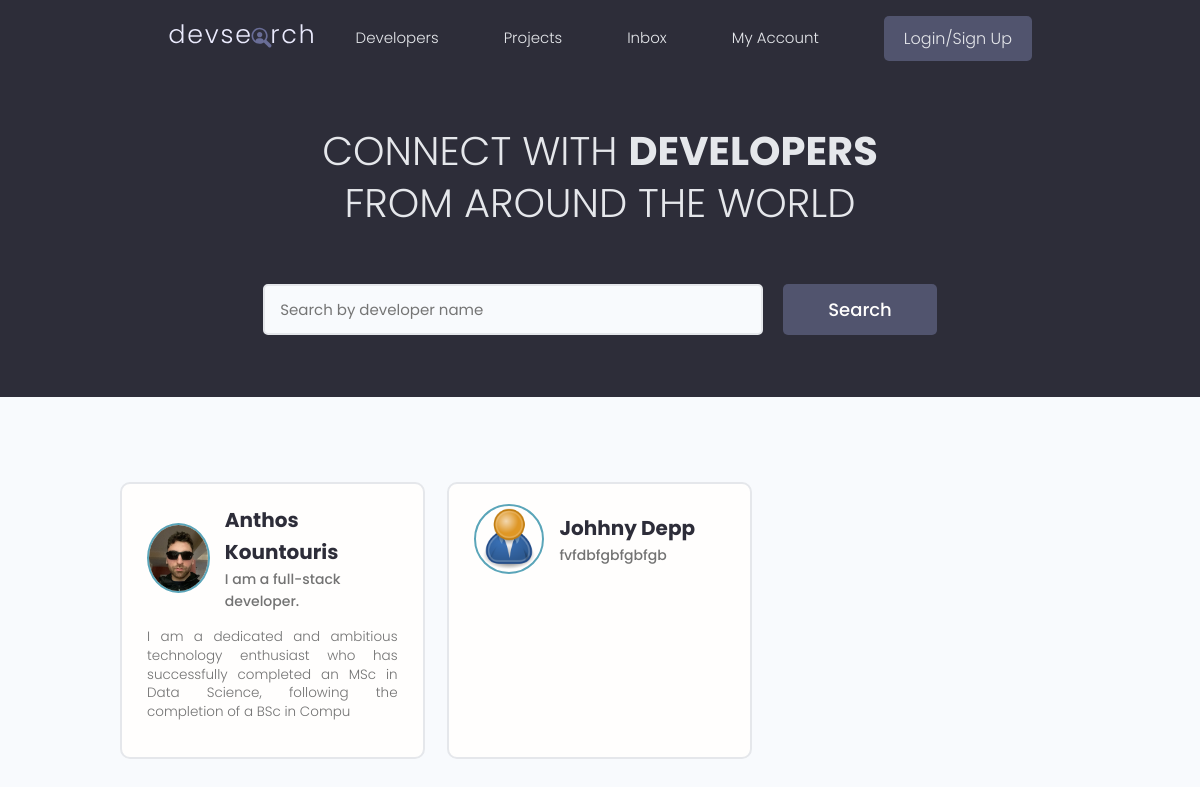
/, run on an earlier commit of the app's database.
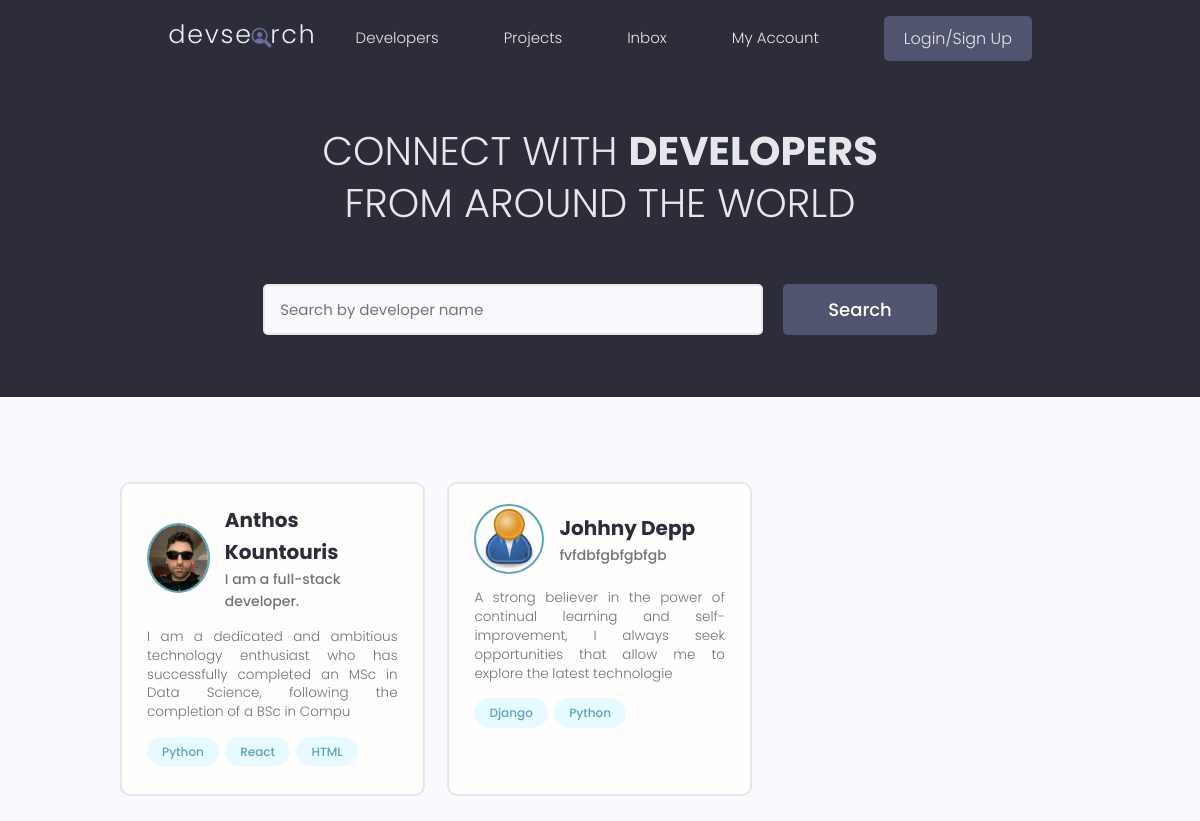
And on a later commit of the database.
### users/models.py (models this page shows, shortened)
class Profile(models.Model):
    user = models.OneToOneField(User, on_delete=models.CASCADE, null=True, blank=True)
    name = models.CharField(max_length=200, blank=True, null = True)
    email = models.EmailField(max_length=500, blank=True, null = True)
    username = models.CharField(max_length=200, blank=True, null = True)
    location = models.CharField(max_length=200, blank=True, null = True)
    short_intro = models.CharField(max_length=200, blank=True, null=True)
    bio = models.TextField(blank=True, null=True)
    profile_image = models.ImageField(
        null=True, blank=True, upload_to='profiles/', default='profiles/user-default.png')
    social_github = models.CharField(max_length=200, blank=True, null = True)
    social_twitter = models.CharField(max_length=200, blank=True, null = True)
    social_linkedin = models.CharField(max_length=200, blank=True, null = True)
    social_youtube = models.CharField(max_length=200, blank=True, null = True)
    social_website = models.CharField(max_length=200, blank=True, null = True)
    created = models.DateTimeField(auto_now_add = True)
    id = models.UUIDField(default = uuid.uuid4, unique = True,
                          primary_key = True, editable = False)

class Skill(models.Model):
    owner = models.ForeignKey(Profile, on_delete=models.CASCADE, null=True, blank=True)
    name = models.CharField(max_length=200, blank=True, null = True)
    description = models.TextField(blank=True, null=True)
    created = models.DateTimeField(auto_now_add = True)
    id = models.UUIDField(default = uuid.uuid4, unique = True,
                          primary_key = True, editable = False)
    def __str__(self):
        return str(self.name)

### users/views.py (the view)
# urls.py: path('', views.profiles, name="profiles"),
def profiles(request):
    profiles = Profile.objects.all()
    context = {'profiles' : profiles}
    return render(request, 'users/profiles.html', context)

### users/templates/users/profiles.html (shortened to what this page needs)
{% extends 'main.html' %}
{% block content %}
<main class="home">
    <section class="hero-section text-center">
      <div class="container container--narrow">
        <div class="hero-section__box">
          <h2>CONNECT WITH <span>DEVELOPERS</span></h2>
          <h2>FROM AROUND THE WORLD</h2>
        </div>
        <div class="hero-section__search">
          <form class="form" action="#" method="get">
            <div class="form__field">
              <input class="input input--text" id="formInput#search" type="text" name="text"
                placeholder="Search by developer name" />
            </div>
            <input class="btn btn--sub btn--lg" type="submit" value="Search" />
          </form>
        </div>
      </div>
    </section>
    <section class="devlist">
      <div class="container">
        <div class="grid grid--three">
            {% for profile in profiles %}
          <div class="column card">
            <div class="dev">
              <a href="{% url 'user-profile' profile.id %}" class="card__body">
                <div class="dev__profile">
                  <img class="avatar avatar--md" src="{{profile.profile_image.url}}" alt="image" />
                  <div class="dev__meta">
                    <h3>{{profile.name}}</h3>
                    <h5>{{profile.short_intro}}</h5>
                  </div>
                </div>
                <p class="dev__info">
                    {{profile.bio|slice:"150"}}
                </p>
                <div class="dev__skills">
                    {% for tag in profile.skill_set.all %}
                    <span class="tag tag--pill tag--main">
                        <small>{{tag}}</small>
                    </span>
                    {% endfor %}
                </div>
              </a>
            </div>
          </div>
        {% endfor %}
        </div>
      </div>
    </section>
  </main>
{% endblock content %}

### templates/main.html (shortened to what this page needs)
<!DOCTYPE html>
{% load static %}
<html lang="en">
<head>
    <link rel="stylesheet" href="https://cdnjs.cloudflare.com/ajax/libs/font-awesome/4.7.0/css/font-awesome.min.css">
    <link rel="stylesheet" href="https://cdn.iconmonstr.com/1.3.0/css/iconmonstr-iconic-font.min.css" />
    <link rel="stylesheet" href="{% static 'uikit/styles/uikit.css' %}" />
    <link rel="stylesheet" href="{% static 'styles/app.css' %}" />
</head>
<body>
    {% include 'navbar.html' %}
    {% block content %}
    {% endblock content %}
</body>
</html>

### templates/navbar.html (shortened to what this page needs)
{% load static %}
<header class="header">
    <div class="container container--narrow">
      <a href="{% url 'profiles' %}" class="header__logo">
        <img src="{% static 'images/logo.svg' %}" alt="DevSearch Logo" />
      </a>
      <nav class="header__nav">
        <ul class="header__menu">
          <li class="header__menuItem"><a href="{% url 'profiles' %}">Developers</a></li>
          <li class="header__menuItem"><a href="{% url 'projects' %}">Projects</a></li>
          <li class="header__menuItem"><a href="">Inbox</a></li>
          <li class="header__menuItem"><a href="">My Account</a></li>
          {% if request.user.is_authenticated %}
          <li class="header__menuItem"><a href="{% url 'create-project' %}">Add Project</a></li>
          <li class="header__menuItem"><a href="{% url 'logout' %}" class="btn btn--sub">Logout</a></li>
          {% else %}
          <li class="header__menuItem"><a href="{% url 'login' %}" class="btn btn--sub">Login/Sign Up</a></li>
          {% endif %}
        </ul>
      </nav>
    </div>
  </header>

### static/styles/app.css (style rules this page uses)
:root { --color-sub: #2d2d39; }
.btn--sub { background-color: var(--color-sub-light); }
.card { border: 2px solid var(--color-light); }
img { width: 100%; }
.header { position: sticky; z-index: 111; background-color: var(--color-sub); padding: 1.5rem 0; }
.header > .container { display: flex; justify-content: space-between; align-items: center; }
.header__logo > img { height: 3.8rem; }
.header__nav > ul { display: inline-flex; align-items: center; list-style: none; gap: 6.5rem; }
.header__menuItem > a { color: var(--color-light); font-weight: 300; }
.hero-section { height: 40vh; display: flex; align-items: center; background-color: var(--color-sub); }
.hero-section__box { margin-bottom: 4rem; }
.hero-section__box > h2, .hero-section__box > h2 > span { font-size: 4rem; color: var(--color-light); line-height: 1.3; text-transform: uppercase; }
.hero-section__box > h2 { font-weight: 300; }
.hero-section__box > h2 > span { font-weight: 700; }
.hero-section__search > .form { display: flex; align-items: center; justify-content: center; gap: 2rem; }
.hero-section__search > .form input.input--text { width: 50rem; }
.devlist { margin-top: 8rem; }
.devlist .grid { align-items: stretch; }
.devlist .dev .dev__profile { display: flex; align-items: center; gap: 1.5rem; }
.devlist .dev .dev__meta h3 { color: var(--color-sub); font-size: 2rem; font-weight: 700; }
.devlist .dev .dev__meta h5 { color: var(--color-text); font-size: 1.4rem; font-weight: 500; }
.devlist .dev .dev__info { margin: 1.5rem 0; font-size: 1.35rem; line-height: 1.4; text-align: justify; }

### static/uikit/styles/modules/_variables.css (style rules this page uses)
:root { --color-main: #5aa5b9; --color-main-light: #e6faff; --color-sub: #3f4156; --color-sub-light: #51546e; --color-sub-lighter: #ededfd; --color-text: #737373; --color-gray: #8b8b8b; --color-light: #e5e7eb; --color-light-gray: #767676; --color-bg: #f8fafd; --color-white: #fffefd; --color-white-light: #f3f3f3; --color-success: #359e64; --color-success-bg: #def8e8; --color-error: #fc4b0b; --color-error-bg: #fff2ee; --font-base: 'Poppins', arial, helvetica, 'Segoe UI', roboto, ubuntu, sans-serif; --font-monospace: 'Fira Code', 'Courier New', courier, monospace; --font-regular: 300; --font-medium: 500; --font-bold: 700; --generic-shadow: 1px 1px 5px #00000010; --generic-transition: all 0.3s ease-in-out; }

### static/uikit/styles/modules/_base.css (style rules this page uses)
* { margin: 0; padding: 0; box-sizing: border-box; text-rendering: optimizeLegibility; color: inherit; font-size: inherit; }
html { font-size: 50%; }
@media only screen and (min-width: 480px) { html { font-size: 56.25%; } }
@media only screen and (min-width: 1200px) { html { font-size: 62.5%; } }
body { line-height: 1.6; font-weight: 400; font-size: 1.5rem; color: var(--color-text); background-color: var(--color-bg); min-height: 100vh; }

### static/uikit/styles/modules/_typography.css (style rules this page uses)
* { font-family: var(--font-base); }
h2 { font-size: 3.6rem; font-weight: var(--font-bold); }
h3 { font-size: 3.2rem; font-weight: var(--font-medium); }
h5 { font-size: 2.4rem; font-weight: var(--font-medium); }
h5, h6 { font-weight: var(--font-regular); }
p, span, strong { font-size: 1.6rem; color: var(--color-text); font-weight: var(--font-regular); }
a { padding-bottom: 2px; text-decoration: none; display: inline-block; color: var(--color-main); font-weight: var(--font-medium); }

### static/uikit/styles/modules/_utilities.css (style rules this page uses)
.container { width: 92%; max-width: 165rem; margin: 0 auto; box-sizing: border-box; }
.container--narrow { width: 92%; max-width: 120rem; }
@media screen and (min-width: 1000px) { .container { width: 90%; } }
@media screen and (min-width: 1000px) { .container--narrow { width: 85%; } }
@media screen and (min-width: 1200px) { .container { width: 80%; } }
@media screen and (min-width: 1200px) { .container--narrow { width: 72%; } }
.text-center { text-align: center; }

### static/uikit/styles/modules/_avatar.css (style rules this page uses)
.avatar { border-radius: 50%; border: 2px solid var(--color-main); object-fit: cover; }
.avatar--md { height: 7rem; width: 7rem; }

### static/uikit/styles/modules/_button.css (style rules this page uses)
.btn { display: inline-block; position: relative; cursor: pointer; background-color: var(--color-light); font-weight: var(--font-medium); color: var(--color-sub); text-decoration: none; padding: 1rem 2rem; border-radius: 0.5rem; border: none; width: -webkit-fit-content; width: -moz-fit-content; width: fit-content; height: -webkit-fit-content; height: -moz-fit-content; height: fit-content; font-size: 1.6rem; outline-width: 0; outline-color: transparent; -webkit-backface-visibility: hidden; backface-visibility: hidden; transition: all 0.3s ease-in-out; }
.btn--sub { background-color: var(--color-sub); color: var(--color-white); }
.btn--lg { font-size: 1.8rem; padding: 1.2rem 4.5rem; }

What changed in the data, as far as the page shows it:
added Skill: name "Python", shown under Profile "Anthos Kountouris"
added Skill: name "React", shown under Profile "Anthos Kountouris"
added Skill: name "HTML", shown under Profile "Anthos Kountouris"
changed Profile "Johhny Depp": bio (not shown) → "A strong believer in the power of continual learning and self-improvement, I always seek opportunities that allow me to explore the latest technologie"
added Skill: name "Django", shown under Profile "Johhny Depp"
added Skill: name "Python", shown under Profile "Johhny Depp"
